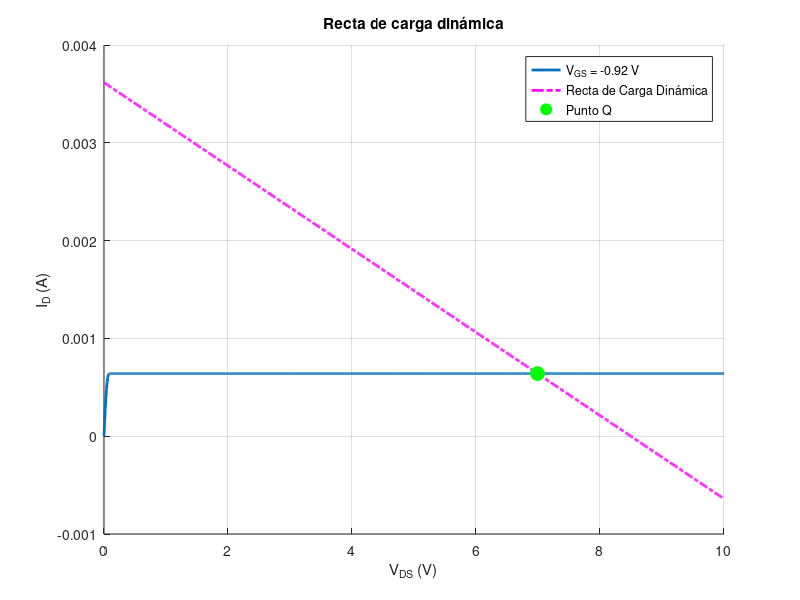

MATLAB code to generate this figure:
clear all
close all

% Parámetros del MOSFET
Vth = -1; % Voltaje umbral (V)
k = 0.1;  % Constante del MOSFET (A/V^2)
VGS_values = [-0.92]; % Valores de VGS a simular

% Parámetros del circuito
VDD = 10;       % Voltaje de alimentación (V)
RD = 4700;       % Resistencia de drenaje (ohmios)
RS = 200;       % Resistencia de fuente (ohmios)

% Calcular punto Q (punto de operación)
VGS_Q = -0.92;                            % Voltaje de compuerta-fuente en el punto Q
ID_Q = k * (VGS_Q - Vth)^2;           % Corriente de drenaje en saturación
VDS_Q = VDD - ID_Q * RD;              % Voltaje de drenaje-fuente en el punto Q

% Rango de VDS
VDS = linspace(0, VDD, 1000); % Desde 0 a VDD

figure;
hold on;

% Generar curvas para diferentes valores de VGS
for VGS = VGS_values
    ID = zeros(size(VDS)); % Inicializar corriente ID

    % Calcular ID para cada región de operación
    for i = 1:length(VDS)
        if VGS < Vth
            % Región de corte
            ID(i) = 0;
        elseif VDS(i) < VGS - Vth
            % Región lineal
            ID(i) = k * (2 * (VGS - Vth) * VDS(i) - VDS(i)^2);
        else
            % Región de saturación
            ID(i) = k * (VGS - Vth)^2;
        end
    end

    % Graficar la curva para el valor actual de VGS
    plot(VDS, ID, 'LineWidth', 2, 'DisplayName', ['V_{GS} = ' num2str(VGS) ' V']);
end

% % Agregar la recta de carga estática
% ID_static = (- VDS) / 2350; % Ecuación de la recta de carga estática
% plot(VDS, ID_static, 'r--', 'LineWidth', 2, 'DisplayName', 'Recta de Carga Estática');

% Agregar la recta de carga dinámica
%ID_dynamic = -VDS/2350 + VDS_Q/2350; % Ecuación de la recta de carga dinámica
ID_dynamic = -(VDS-VDS_Q)/2350 + ID_Q; % Ecuación de la recta de carga dinámica
plot(VDS, ID_dynamic, 'm-.', 'LineWidth', 2, 'DisplayName', 'Recta de Carga Dinámica');

% Marcar el punto Q
plot(VDS_Q, ID_Q, 'go', 'MarkerSize', 10, 'MarkerFaceColor', 'g', 'DisplayName', 'Punto Q');

% Configuración de la gráfica
xlabel('V_{DS} (V)');
ylabel('I_D (A)');
title('Recta de carga dinámica');
grid on;
legend show;
hold off;
